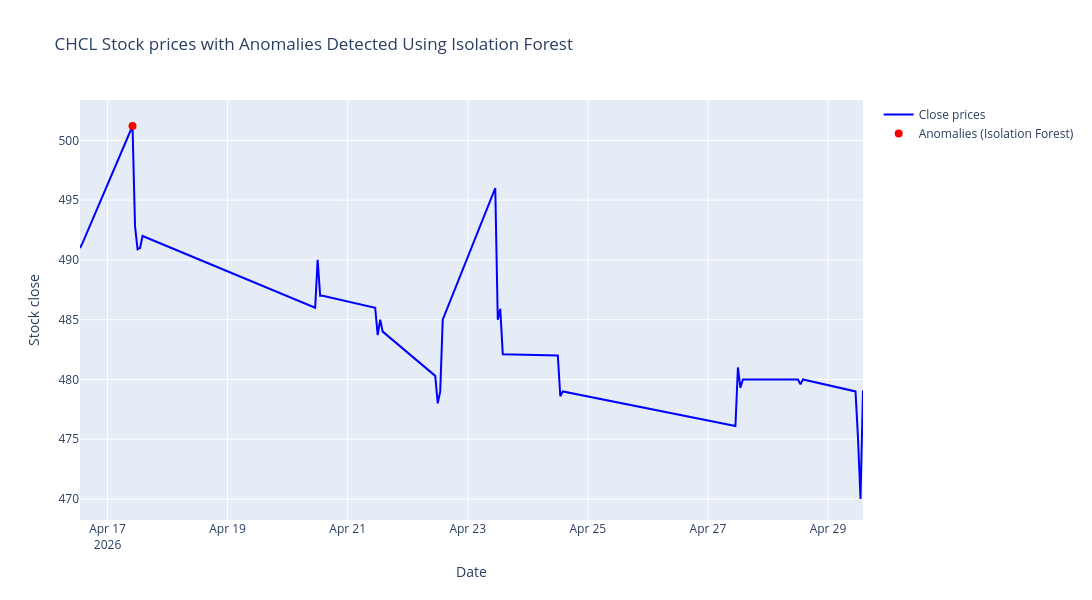

Notebook code cell kept with this figure:
### Code cell
fig = go.Figure()

# Add Close prices line
fig.add_trace(
    go.Scatter(
        x=df.index,
        y=df["close"],
        mode="lines",
        name="Close prices",
        line=dict(color="blue", width=2),
    )
)

# Add anomalies (Isolation Forest) as red markers
fig.add_trace(
    go.Scatter(
        x=anomalies_if.index,
        y=anomalies_if["close"],
        mode="markers",
        name="Anomalies (Isolation Forest)",
        marker=dict(color="red", size=8, symbol="circle"),
        showlegend=True,
    )
)

# Update layout for a larger figure size and title
fig.update_layout(
    title=f"{stock_name} Stock prices with Anomalies Detected Using Isolation Forest",
    xaxis_title="Date",
    yaxis_title="Stock close",
    autosize=False,
    width=1200,
    height=600,
)

# Show the plot
fig.show()

### Figure 1 — Plotly figure (JSON) as saved in the notebook; plotly's stock layout.template omitted (floating-point values rounded to 4 significant figures)
{"data": [{"line": {"color": "blue", "width": 2}, "mode": "lines", "name": "Close prices", "type": "scatter", "x": ["2026-04-16T13:00:00.000000000", "2026-04-16T14:00:00.000000000", "2026-04-17T10:00:00.000000000", "2026-04-17T11:00:00.000000000", "2026-04-17T12:00:00.000000000", "2026-04-17T13:00:00.000000000", "2026-04-17T14:00:00.000000000", "2026-04-20T11:00:00.000000000", "2026-04-20T12:00:00.000000000", "2026-04-20T13:00:00.000000000", "2026-04-20T14:00:00.000000000", "2026-04-21T11:00:00.000000000", "2026-04-21T12:00:00.000000000", "2026-04-21T13:00:00.000000000", "2026-04-21T14:00:00.000000000", "2026-04-22T11:00:00.000000000", "2026-04-22T12:00:00.000000000", "2026-04-22T13:00:00.000000000", "2026-04-22T14:00:00.000000000", "2026-04-23T11:00:00.000000000", "2026-04-23T12:00:00.000000000", "2026-04-23T13:00:00.000000000", "2026-04-23T14:00:00.000000000", "2026-04-24T11:00:00.000000000", "2026-04-24T12:00:00.000000000", "2026-04-24T13:00:00.000000000", "2026-04-24T14:00:00.000000000", "2026-04-27T11:00:00.000000000", "2026-04-27T12:00:00.000000000", "2026-04-27T13:00:00.000000000", "2026-04-27T14:00:00.000000000", "2026-04-28T11:00:00.000000000", "2026-04-28T12:00:00.000000000", "2026-04-28T13:00:00.000000000", "2026-04-28T14:00:00.000000000", "2026-04-29T11:00:00.000000000", "2026-04-29T12:00:00.000000000", "2026-04-29T13:00:00.000000000", "2026-04-29T14:00:00.000000000"], "y": [491.0, 491.4, 501.2, 492.8, 490.9, 491.0, 492.0, 486.0, 490.0, 487.0, 487.0, 486.0, 483.7, 485.0, 484.0, 480.3, 478.0, 479.0, 485.0, 496.0, 485.0, 485.9, 482.1, 482.0, 482.0, 478.6, 479.0, 476.1, 481.0, 479.3, 480.0, 480.0, 480.0, 479.6, 480.0, 479.0, 475.1, 470.0, 479.1]}, {"marker": {"color": "red", "size": 8, "symbol": "circle"}, "mode": "markers", "name": "Anomalies (Isolation Forest)", "showlegend": true, "type": "scatter", "x": ["2026-04-17T10:00:00.000000000"], "y": [501.2]}], "layout": {"autosize": false, "height": 600, "title": {"text": "CHCL Stock prices with Anomalies Detected Using Isolation Forest"}, "width": 1200, "xaxis": {"title": {"text": "Date"}}, "yaxis": {"title": {"text": "Stock close"}}}}
